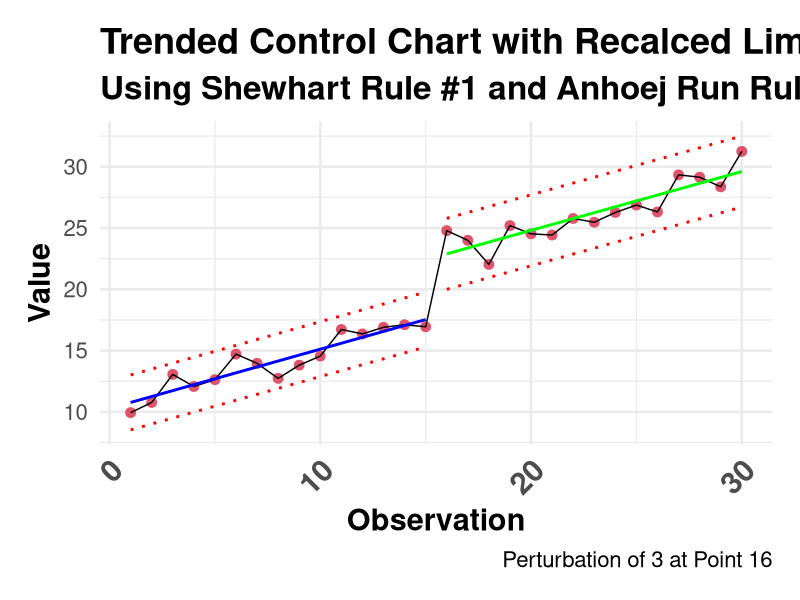

Here is the R script that generated this plot:
# Load libraries
# library(tidyverse)

# Set global theme for consistent plots
ggplot2::theme_set(
  ggplot2::theme_minimal(base_size = 20) +
    ggplot2::theme(
      plot.title = ggplot2::element_text(face = "bold", size = 26),
      plot.subtitle = ggplot2::element_text(face = "bold", size = 24),
      axis.title.x = ggplot2::element_text(face = "bold", size = 22),
      axis.title.y = ggplot2::element_text(face = "bold", size = 22),
      axis.text.x = ggplot2::element_text(
        face = "bold",
        size = 22,
        angle = 45,
        hjust = 1
      ),
      legend.position = "bottom",
      strip.text = ggplot2::element_text(face = "bold"),
      panel.spacing.x = grid::unit(1.5, "cm"),
      panel.spacing.y = grid::unit(1.5, "cm"),
      plot.margin = ggplot2::margin(20, 20, 20, 20, "pt")
    )
)


# Create a toy dataset
set.seed(123)
n <- 30
x <- 1:n
y <- 10 + 0.5 * x + stats::rnorm(n, mean = 0, sd = 1)
data <- data.frame(x = x, y = y)

# Introduce a perturbation to shift the mean higher after point 15
data$y[data$x > 15] <- data$y[data$x > 15] + 5 # Add 15 to the y values after point 15

# Split the data into two segments
data_first_15 <- data[data$x <= 15, ]
data_remaining <- data[data$x > 15, ]

# Fit linear models for each segment
model_first_15 <- stats::lm(y ~ x, data = data_first_15)
model_remaining <- stats::lm(y ~ x, data = data_remaining)

# Calculate standard deviations for each segment
residuals_sd_first_15 <- stats::sd(stats::residuals(model_first_15))
residuals_sd_remaining <- stats::sd(stats::residuals(model_remaining))

# Calculate control limits for each segment
data$centerline_first_15 <- stats::predict(model_first_15, newdata = data)
data$ucl_first_15 <- data$centerline_first_15 +
  3 * (residuals_sd_first_15 / 1.128)
data$lcl_first_15 <- data$centerline_first_15 -
  3 * (residuals_sd_first_15 / 1.128)

data$centerline_remaining <- stats::predict(model_remaining, newdata = data)
data$ucl_remaining <- data$centerline_remaining +
  3 * (residuals_sd_remaining / 1.128)
data$lcl_remaining <- data$centerline_remaining -
  3 * (residuals_sd_remaining / 1.128)

# Set Shewhart Rule #1 boundaries
sigma.signals <- y < data$lcl_first_15 |
  y > data$ucl_first_15 |
  y < data$lcl_remaining |
  y > data$ucl_remaining

# Add check for unusually long runs or unusually few crossings.

# runs analysis
runs <- sign(
  y - ifelse(x <= 15, data$centerline_first_15, data$centerline_remaining)
)
runs <- runs[runs != 0]
runs <- rle(runs)$lengths
n.obs <- sum(runs)
longest.run <- max(runs, na.rm = TRUE)
n.runs <- length(runs)
n.crossings <- n.runs - 1

longest.run.max <- round(log2(n.obs) + 3)
n.crossings.min <- stats::qbinom(.05, n.obs - 1, 0.5)

runs.signal <- longest.run > longest.run.max | n.crossings < n.crossings.min

# Plot a trended control chart
ggplot2::ggplot(data, ggplot2::aes(x = x, y = y)) +
  ggplot2::geom_point(
    ggplot2::aes(x = x, y = y),
    shape = 19,
    size = 3,
    col = sigma.signals + 1
  ) +
  ggplot2::geom_line() +

  # Draw CL, UCL & LCL for the first 15 points
  ggplot2::geom_line(
    ggplot2::aes(y = ifelse(x <= 15, centerline_first_15, NA)),
    color = "blue",
    linetype = "solid",
    linewidth = 1
  ) +
  ggplot2::geom_line(
    ggplot2::aes(y = ifelse(x <= 15, ucl_first_15, NA)),
    color = "red",
    linetype = "dotted",
    linewidth = 1
  ) +
  ggplot2::geom_line(
    ggplot2::aes(y = ifelse(x <= 15, lcl_first_15, NA)),
    color = "red",
    linetype = "dotted",
    linewidth = 1
  ) +

  # Draw CL, UCL & LCL for the remaining points
  ggplot2::geom_line(
    ggplot2::aes(y = ifelse(x > 15, centerline_remaining, NA)),
    color = "green",
    linetype = "solid",
    linewidth = 1
  ) +
  ggplot2::geom_line(
    ggplot2::aes(y = ifelse(x > 15, ucl_remaining, NA)),
    color = "red",
    linetype = "dotted",
    linewidth = 1
  ) +
  ggplot2::geom_line(
    ggplot2::aes(y = ifelse(x > 15, lcl_remaining, NA)),
    color = "red",
    linetype = "dotted",
    linewidth = 1
  ) +

  # Add labels
  ggplot2::labs(
    title = "Trended Control Chart with Recalced Limits",
    subtitle = "Using Shewhart Rule #1 and Anhoej Run Rules",
    caption = "Perturbation of 3 at Point 16",
    x = "Observation",
    y = "Value"
  )

# Theme it
# ggplot2::theme_minimal()
